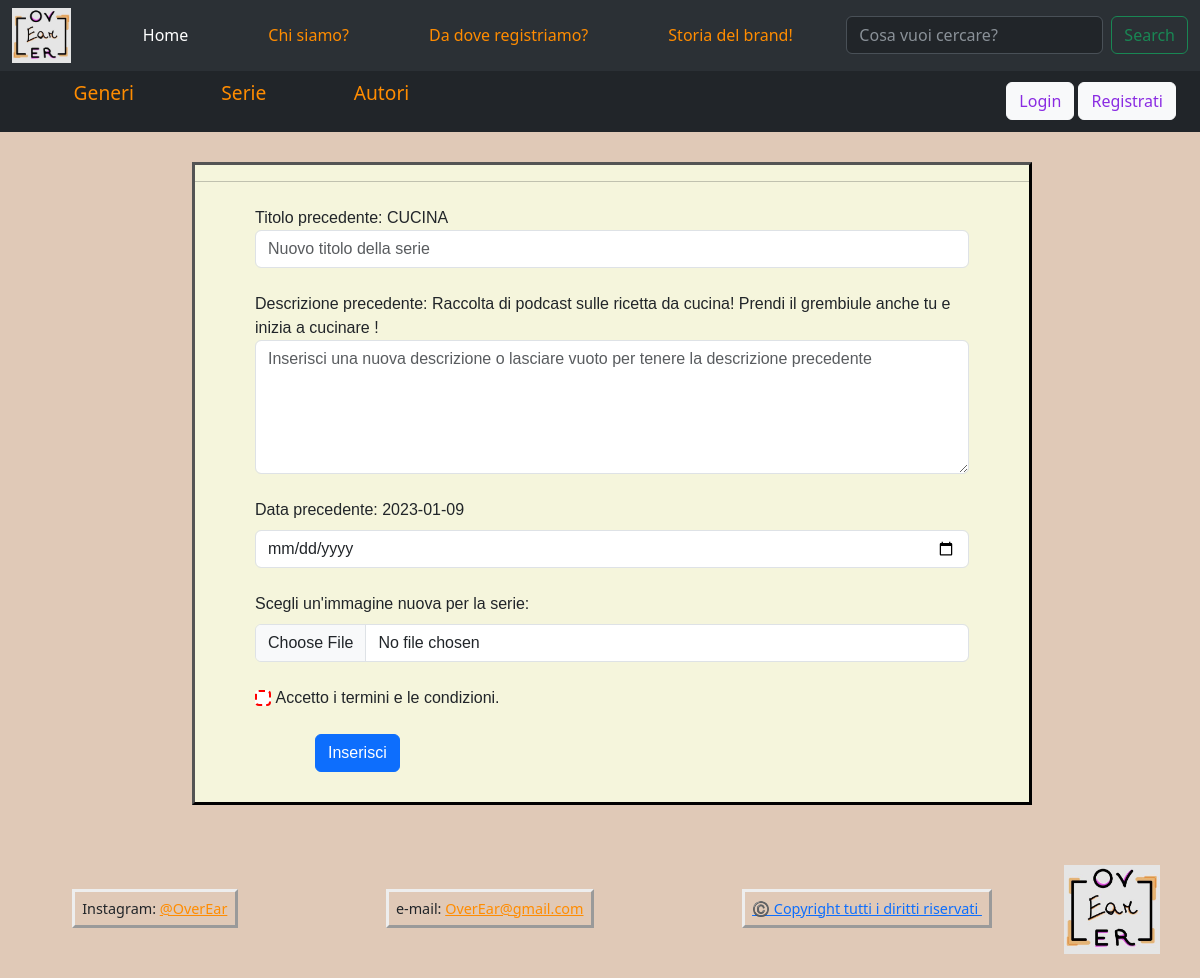
Page /cambiamentoserie1 on the committed database.
### tables this page shows
CREATE TABLE "serie" (
	"id"	INTEGER NOT NULL,
	"titolo"	TEXT NOT NULL,
	"descrizione"	TEXT NOT NULL,
	"categoria"	TEXT NOT NULL,
	"data"	TEXT NOT NULL,
	"immagine"	TEXT NOT NULL,
	"autore"	TEXT NOT NULL,
	PRIMARY KEY("id" AUTOINCREMENT)
);

### app.py (the view, shortened to what this page needs)
@app.route('/cambiamentoserie<int:id>', methods=['POST', 'GET']) #form di cambiamento serie
def cambiamento_serie(id):
    serie_trovate = podcasts_dao.get_series()  #mi trovo tutte le serie e tutti i podcast per stamparli nella pagina di cambiamento
    podcast_trovati = podcasts_dao.trova_podcast()
    rif = podcasts_dao.trova_rif(id)
    return render_template("cambiamento_serie.html", rif=rif, id=id, serie_trovate = serie_trovate, podcast_trovati=podcast_trovati)

### podcasts_dao.py (called while the page is built)
def get_series():
    conn = sqlite3.connect('database/podcasts.db') #apro la connessione
    conn.row_factory = sqlite3.Row  #ci restituisce la riga al posto della tupla -> stiamo 'dizionarizzando'
    cursor = conn.cursor() #definisco il cursore
    sql = 'SELECT * FROM serie ORDER BY titolo ASC' #definisco la query e ordino i dati selezionati in ordine di data decrescente
    cursor.execute(sql) #eseguo la query
    series = cursor.fetchall() #prendo tutti i dati
    cursor.close() #chiudo cursore e connessione
    conn.close()
    return series

def trova_rif(id):
    conn = sqlite3.connect('database/podcasts.db')
    conn.row_factory = sqlite3.Row
    cursor = conn.cursor()
    sql = 'SELECT * FROM serie WHERE id = ?'
    cursor.execute(sql, (id,)) #id, perchè è una tupla quindi è un singolo valore ma ha bisogna della virgola
    rif = cursor.fetchone() #one perchè ci aspettiamo al massimo un valore
    cursor.close()
    conn.close()
    return rif

def trova_podcast():
    conn = sqlite3.connect('database/podcasts.db')
    conn.row_factory = sqlite3.Row
    cursor = conn.cursor()
    sql = 'SELECT * FROM podcast ORDER BY data DESC'
    cursor.execute(sql)
    podcast_trovati = cursor.fetchall()
    cursor.close()
    conn.close()
    return podcast_trovati

### templates/cambiamento_serie.html (shortened to what this page needs)
{% extends "base.html" %}
{% block main %}
<form action="{{ url_for('cambiamento_serie', id = id)}}" method="POST" id='cambiamenti' class="login_form", enctype="multipart/form-data">
    <hr>
    <div class="email">
        <label for="nuovo_titolo">Titolo precedente: {{ rif['titolo'] }}</label>
        <input name="nuovo_titolo" type="text" class="form-control" id="exampleInputEmail1" aria-describedby="emailHelp" placeholder="Nuovo titolo della serie", minlength="2", maxlength="20">
    </div>
    <div class="email">
        <label for="nuova_descrizione">Descrizione precedente: {{ rif['descrizione']  }}</label>
        <textarea class="form-control" name="nuova_descrizione"  placeholder="Inserisci una nuova descrizione o lasciare vuoto per tenere la descrizione precedente" rows="5", minlength="10"></textarea>
    </div>
    <div class="data">
        <label for="nuova_data" class="form-label">Data precedente: {{ rif['data'] }}</label>
        <input type="date" class="form-control" name="nuova_data" aria-describedby="Data dell'articolo", value="YYYY-MM-DD">
    </div>
    <div class="email">
        <label for="nuova_immagine" class="form-label">Scegli un'immagine nuova per la serie:</label>
        <input name="nuova_immagine" class="form-control" type="file" id="formFile", accept=".jpg, .jpeg, .png">
    </div>
    <div class="robot">
      <input type="checkbox" class="form-check-input" id="exampleCheck1", required>
      <label class="form-check-label" for="exampleCheck1">Accetto i termini e le condizioni.</label>
    </div>
    <button id="login_bottone" type="submit" class="btn btn-primary" value="Send data">Inserisci</button>
</form>
{% endblock %}

### static/podcast.css (style rules this page uses)
.bg { background-color: rgba(175, 116, 70, 0.384); z-index: -5; }
.login_form { margin-top: 10vw; margin-left: 15vw; font-family: 'Lucida Sans', 'Lucida Sans Regular', 'Lucida Grande', 'Lucida Sans Unicode', Geneva, Verdana, sans-serif; border-style: outset; border-color: rgb(0, 0, 0); padding-bottom: 2.5vw; background-color: beige; }
.email, .password, .robot, .link { margin: 2vw 5vw; }
.data { margin-top: 2vw; margin-bottom: 1; margin-left: 5vw; margin-right: 5vw; }
#login_bottone { margin-left: 10vw; }
input:invalid { border: 0.2vw dashed red; }
#cambiamenti { width: 70vw; }

### rows in the picture
serie: titolo "CUCINA", descrizione "Raccolta di podcast sulle ricetta da cucina! Prendi il grembiule anche tu e inizia a cucinare !", data "2023-01-09"
